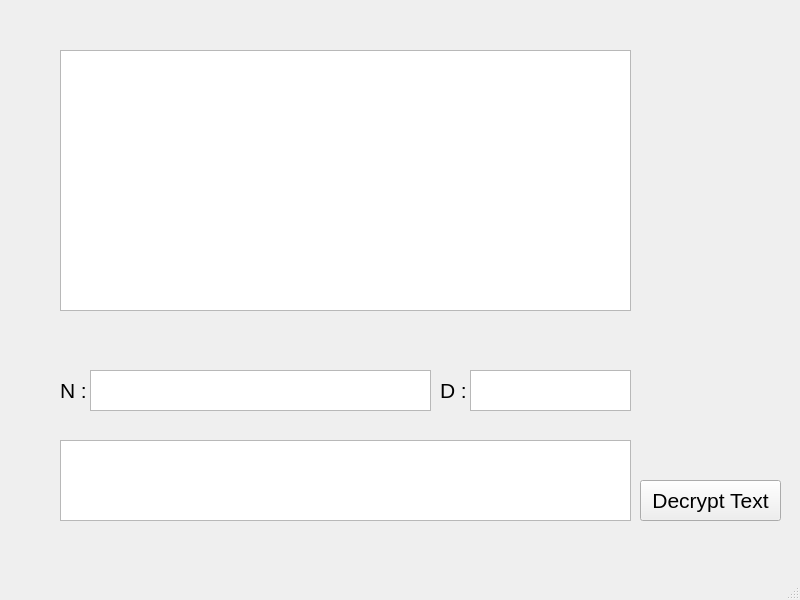
<?xml version="1.0" encoding="UTF-8"?>
<ui version="4.0">
 <class>windowDecryption</class>
 <widget class="QMainWindow" name="windowDecryption">
  <property name="geometry">
   <rect>
    <x>0</x>
    <y>0</y>
    <width>800</width>
    <height>600</height>
   </rect>
  </property>
  <property name="windowTitle">
   <string>Text Decryption</string>
  </property>
  <property name="windowIcon">
   <iconset>
    <normaloff>cypher_icon.png</normaloff>cypher_icon.png</iconset>
  </property>
  <widget class="QWidget" name="centralwidget">
   <widget class="QPushButton" name="buttonDecrypt">
    <property name="geometry">
     <rect>
      <x>640</x>
      <y>480</y>
      <width>141</width>
      <height>41</height>
     </rect>
    </property>
    <property name="font">
     <font>
      <pointsize>16</pointsize>
     </font>
    </property>
    <property name="text">
     <string>Decrypt Text</string>
    </property>
   </widget>
   <widget class="QLabel" name="labelD">
    <property name="geometry">
     <rect>
      <x>440</x>
      <y>370</y>
      <width>31</width>
      <height>41</height>
     </rect>
    </property>
    <property name="font">
     <font>
      <pointsize>16</pointsize>
     </font>
    </property>
    <property name="text">
     <string>D :</string>
    </property>
   </widget>
   <widget class="QLabel" name="labelN">
    <property name="geometry">
     <rect>
      <x>60</x>
      <y>370</y>
      <width>31</width>
      <height>41</height>
     </rect>
    </property>
    <property name="font">
     <font>
      <pointsize>16</pointsize>
     </font>
    </property>
    <property name="text">
     <string>N :</string>
    </property>
   </widget>
   <widget class="QPlainTextEdit" name="inputN">
    <property name="geometry">
     <rect>
      <x>90</x>
      <y>370</y>
      <width>341</width>
      <height>41</height>
     </rect>
    </property>
    <property name="font">
     <font>
      <pointsize>14</pointsize>
     </font>
    </property>
   </widget>
   <widget class="QPlainTextEdit" name="inputD">
    <property name="geometry">
     <rect>
      <x>470</x>
      <y>370</y>
      <width>161</width>
      <height>41</height>
     </rect>
    </property>
    <property name="font">
     <font>
      <pointsize>14</pointsize>
     </font>
    </property>
   </widget>
   <widget class="QTextEdit" name="outputText">
    <property name="geometry">
     <rect>
      <x>60</x>
      <y>50</y>
      <width>571</width>
      <height>261</height>
     </rect>
    </property>
    <property name="font">
     <font>
      <pointsize>14</pointsize>
     </font>
    </property>
   </widget>
   <widget class="QPlainTextEdit" name="inputText">
    <property name="geometry">
     <rect>
      <x>60</x>
      <y>440</y>
      <width>571</width>
      <height>81</height>
     </rect>
    </property>
    <property name="font">
     <font>
      <pointsize>14</pointsize>
     </font>
    </property>
   </widget>
  </widget>
  <widget class="QMenuBar" name="menubar">
   <property name="geometry">
    <rect>
     <x>0</x>
     <y>0</y>
     <width>800</width>
     <height>22</height>
    </rect>
   </property>
  </widget>
  <widget class="QStatusBar" name="statusbar"/>
 </widget>
 <resources/>
 <connections/>
</ui>
